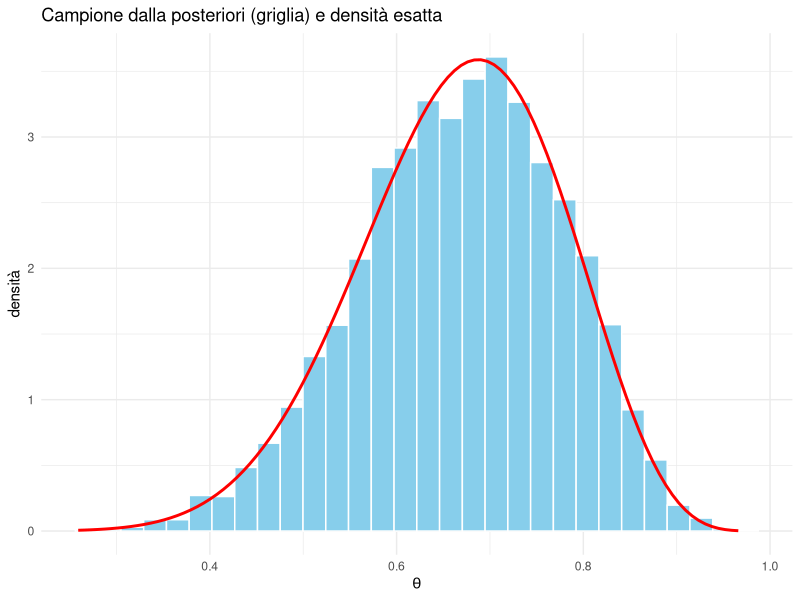
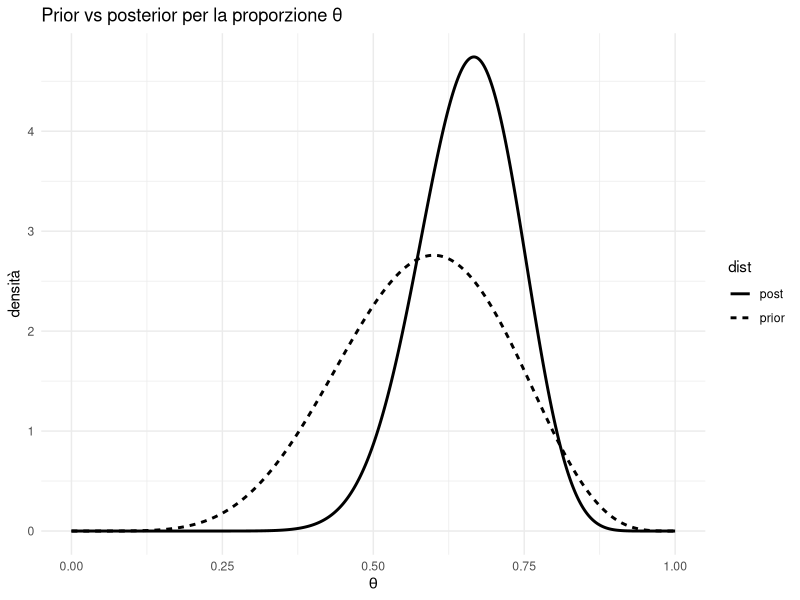
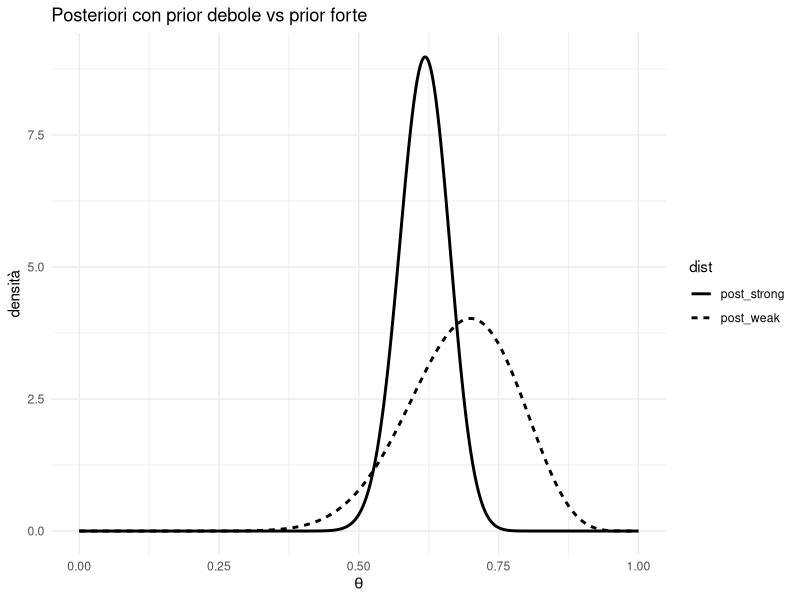

Recreate these plots in R, in order.
## ---- chunk 1
suppressPackageStartupMessages({
  library(tidyverse)
})
## ---- chunk 2
# Parametri del prior e dati
alpha0 <- 5
beta0  <- 3
n <- 10
y <- 7

# Griglia
grid <- tibble(theta = seq(0, 1, length.out = 1001))

# Calcolo prior e verosimiglianza
grid <- grid |>
  mutate(
    prior = dbeta(theta, shape1 = alpha0, shape2 = beta0),
    likelihood = dbinom(x = y, size = n, prob = theta),
    posterior_unnorm = prior * likelihood,
    posterior = posterior_unnorm / sum(posterior_unnorm)  # normalizzazione
  )
## ---- chunk 3
set.seed(123)  # per riproducibilità
campione <- sample(grid$theta, size = 10000, replace = TRUE, prob = grid$posterior)
media_camp <- mean(campione)
media_camp
## ---- chunk 4
alpha1 <- alpha0 + y
beta1  <- beta0 + (n - y)
media_analitica <- alpha1 / (alpha1 + beta1)
media_analitica
## ---- chunk 5
# Istogramma del campione con sovrapposizione della densità esatta
ggplot(data.frame(theta = campione), aes(x = theta)) +
  geom_histogram(aes(y = after_stat(density)), bins = 30, fill = "skyblue", color = "white") +
  stat_function(fun = dbeta, args = list(shape1 = alpha1, shape2 = beta1), 
                color = "red", linewidth = 1) +
  labs(title = "Campione dalla posteriori (griglia) e densità esatta",
       x = expression(theta), y = "densità") +
  theme_minimal()
## ---- chunk 6
alpha0 <- 7
beta0  <- 5

n <- 20
y <- 14
## ---- chunk 7
alpha1 <- alpha0 + y   # 7 + 14 = 21
beta1  <- beta0 + (n - y)  # 5 + (20-14) = 5 + 6 = 11
## ---- chunk 8
library(tidyverse)

grid <- tibble(theta = seq(0, 1, length.out = 1001))

dens <- grid |>
  mutate(
    prior = dbeta(theta, shape1 = alpha0, shape2 = beta0),
    post  = dbeta(theta, shape1 = alpha1, shape2 = beta1)
  ) |>
  pivot_longer(c(prior, post), names_to = "dist", values_to = "density")

ggplot(dens, aes(x = theta, y = density, linetype = dist)) +
  geom_line(linewidth = 1) +
  labs(
    title = "Prior vs posterior per la proporzione θ",
    x = expression(theta),
    y = "densità"
  ) +
  theme_minimal()
## ---- chunk 9
post_mean <- alpha1 / (alpha1 + beta1)   # 21/32 = 0.65625

ci95 <- qbeta(c(0.025, 0.975), shape1 = alpha1, shape2 = beta1)
# circa 0.483 e 0.808 (valori esatti: 0.4827, 0.8083)

post_mean
ci95
## ---- chunk 10
nA <- 10
yA <- 6

alphaA <- alpha0 + yA
betaA  <- beta0 + (nA - yA)

c(alphaA = alphaA, betaA = betaA)
## ---- chunk 11
nB <- 10
yB <- 8

alphaAB <- alphaA + yB
betaAB  <- betaA + (nB - yB)

c(alphaAB = alphaAB, betaAB = betaAB)
## ---- chunk 12
y_tot <- yA + yB
n_tot <- nA + nB

alpha_one <- alpha0 + y_tot
beta_one  <- beta0 + (n_tot - y_tot)

c(alphaAB = alphaAB, alpha_one = alpha_one)
c(betaAB  = betaAB,  beta_one  = beta_one)
## ---- chunk 13
# prior debole
a0_w <- 1
b0_w <- 1
a1_w <- a0_w + y
b1_w <- b0_w + (n - y)

# prior forte
a0_s <- 60
b0_s <- 40
a1_s <- a0_s + y
b1_s <- b0_s + (n - y)

c(weak = a1_w/(a1_w + b1_w), strong = a1_s/(a1_s + b1_s))
## ---- chunk 14
grid <- tibble(theta = seq(0, 1, length.out = 1001))

dens2 <- grid |>
  mutate(
    post_weak   = dbeta(theta, a1_w, b1_w),
    post_strong = dbeta(theta, a1_s, b1_s)
  ) |>
  pivot_longer(
    cols = c(post_weak, post_strong),
    names_to = "dist",
    values_to = "value"
  )

ggplot(dens2, aes(x = theta, y = value, linetype = dist)) +
  geom_line(linewidth = 1) +
  labs(
    title = "Posteriori con prior debole vs prior forte",
    x = expression(theta),
    y = "densità"
  ) +
  theme_minimal()
## ---- chunk 15
mu0 <- 55
tau0 <- 8

sigma <- 10
n <- 25
ybar <- 62
## ---- chunk 16
tau1_sq <- 1 / (1/tau0^2 + n/sigma^2)
mu1 <- tau1_sq * (mu0/tau0^2 + n*ybar/sigma^2)
tau1 <- sqrt(tau1_sq)

mu1
tau1
## ---- chunk 17
ci_mu <- qnorm(c(0.025, 0.975), mean = mu1, sd = tau1)
ci_mu
## ---- chunk 18
prob_gt <- 1 - pbeta(0.65, shape1 = alpha1, shape2 = beta1)
prob_gt
## ---- chunk 19
theta_map <- (alpha1 - 1) / (alpha1 + beta1 - 2)
theta_map
